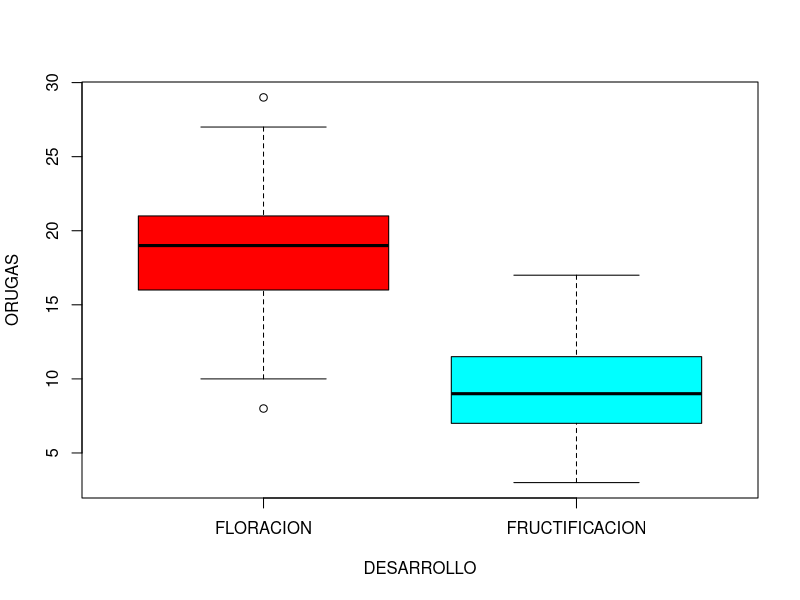
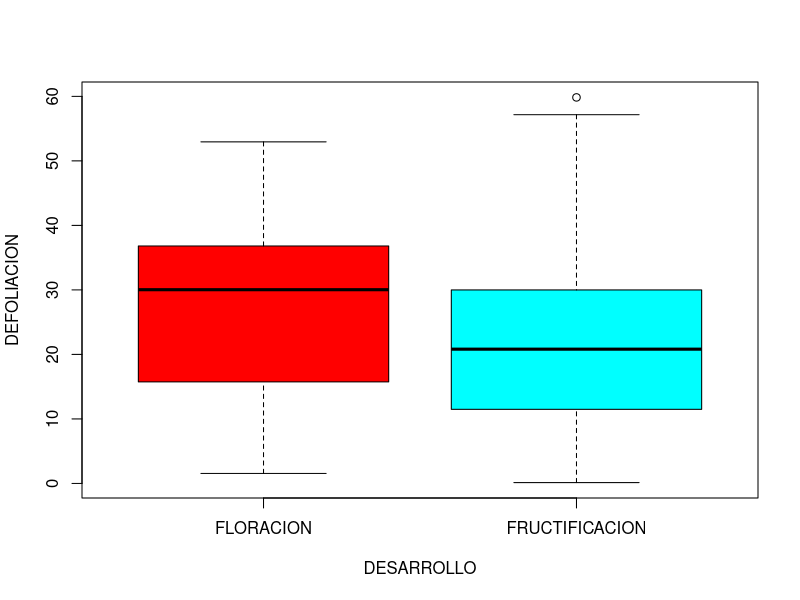
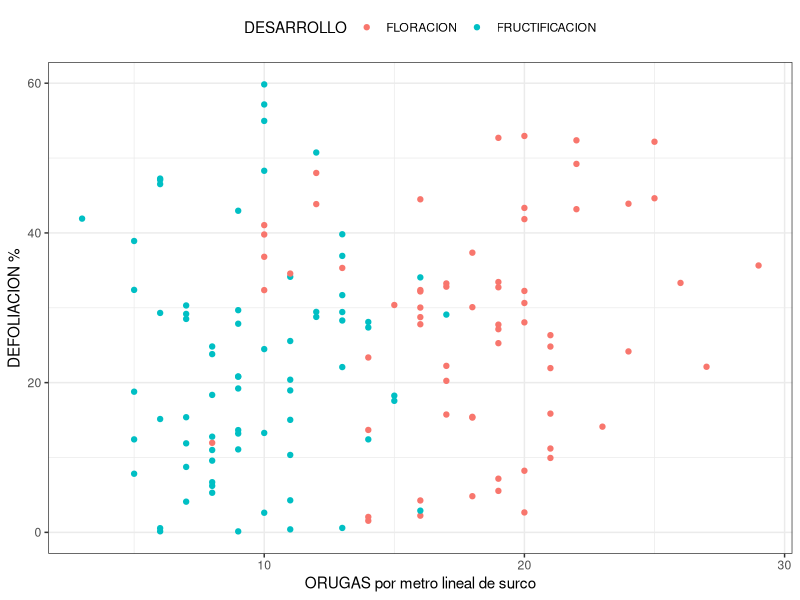
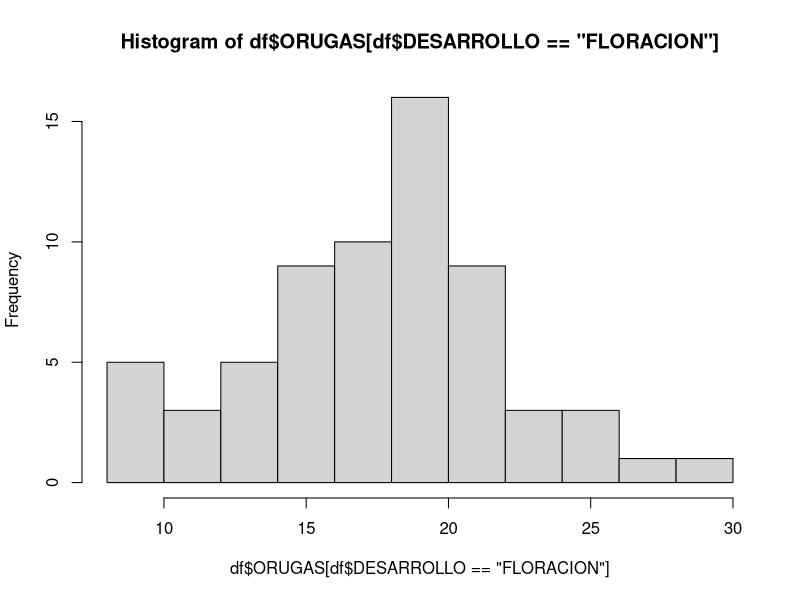
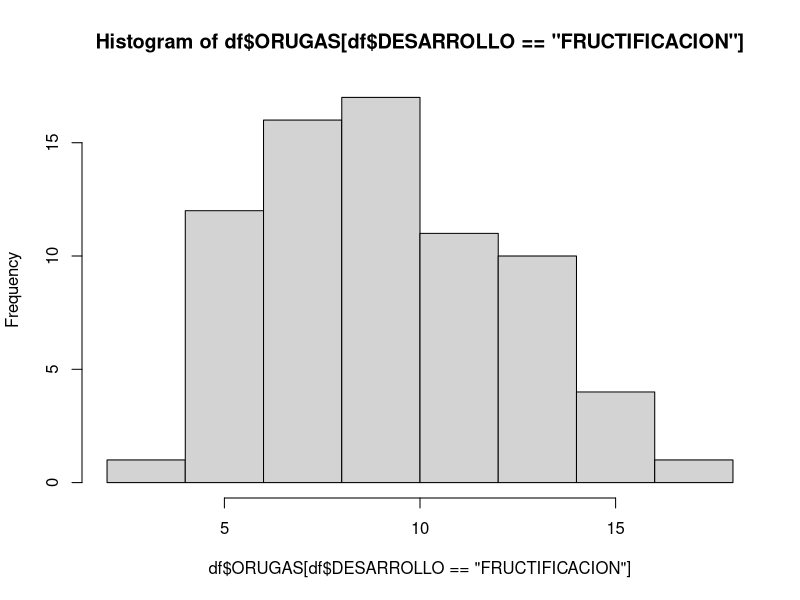
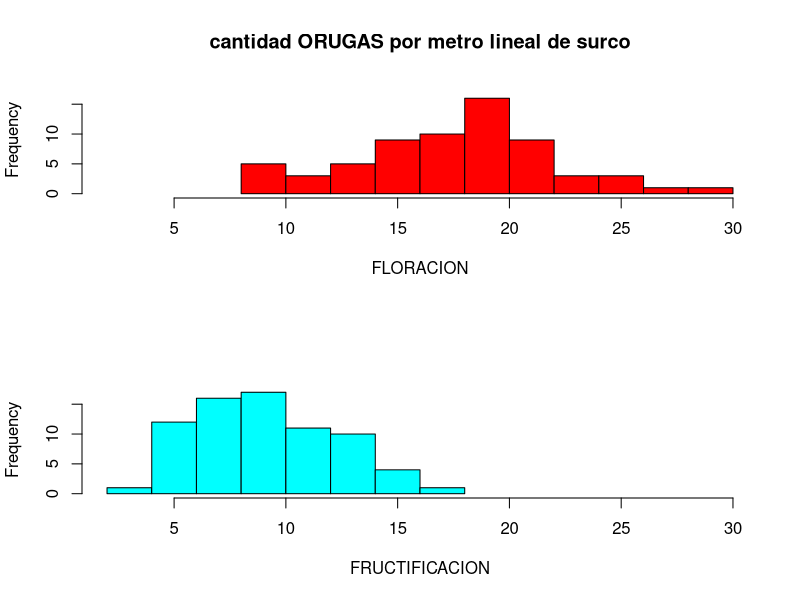
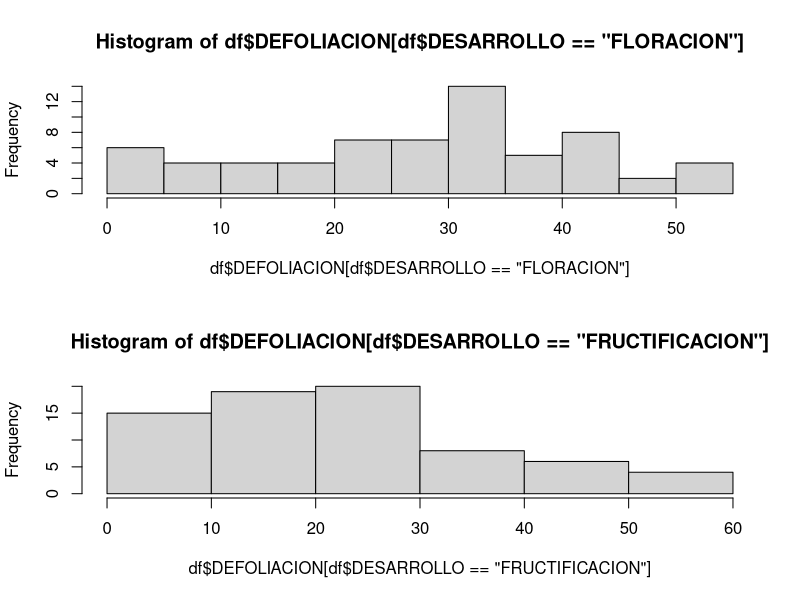
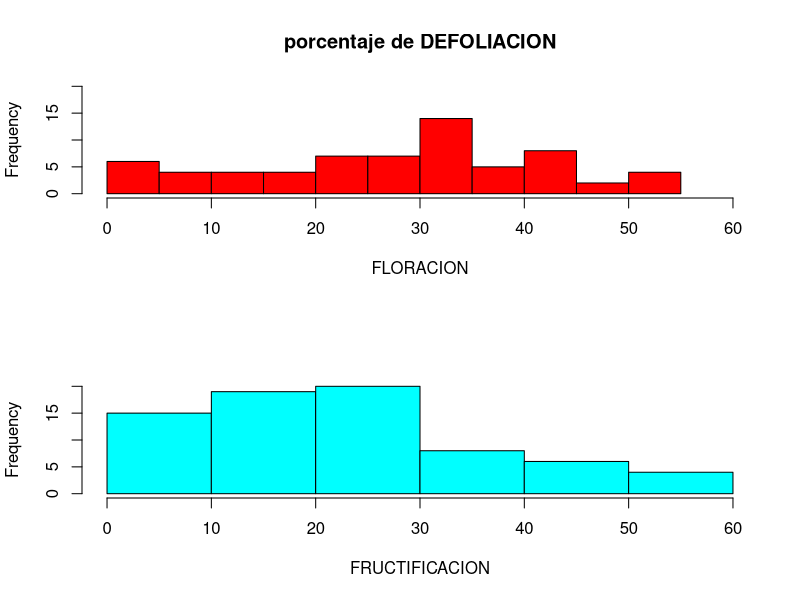

Generate these figures, in order, with R:
# Title     : Trabajo Integrador
# Created by: leandro
# Created on: 3/11/21

## EJERCICIO 1

# librerias
library(xtable)

# cargamos el archivo csv
if(file.exists('./PlagasSoja.csv')){
  df_raw <- as.data.frame(read.csv('./PlagasSoja.csv'))
} else {
  print('El archivo csv no está en este directorio')
}

# analizamos sus tipos de variables
sapply(df_raw, class)

# antes de corregir los formatos debemos filtrar la variable
# numerica DEFOLIACION, que tiene valores negativos
df <- subset(df_raw, DEFOLIACION >= 0)

# formatos apropiados
df$Productor <- as.character(df$Productor)
df$DESARROLLO <- as.factor(df$DESARROLLO)

# creamos una tabla con medidas resumen apropiadas
# y el codigo latex para su presentacion
orugas <- cbind(
  as.matrix(summary(df$ORUGAS[df$DESARROLLO == 'FLORACION'])),
  as.matrix(summary(df$ORUGAS[df$DESARROLLO == 'FRUCTIFICACION']))
)

colnames(orugas) <- c('FLORACION', 'FRUCTIFICACION')

defoliacion <- cbind(
  as.matrix(summary(df$DEFOLIACION[df$DESARROLLO == 'FLORACION'])),
  as.matrix(summary(df$DEFOLIACION[df$DESARROLLO == 'FRUCTIFICACION']))
)

colnames(defoliacion) <- c('FLORACION', 'FRUCTIFICACION')

print(xtable(orugas,
             type = 'latex',
             caption = 'ORUGAS - medidas resumen',
             label = 'table:summary_orugas'),
      file = 'summary.tex')

print(xtable(defoliacion,
            type = 'latex',
            caption = 'DEFOLIACION - medidas resumen',
            label = 'table:summary_defoliacion'),
      append = TRUE,
      file = 'summary.tex')

# calculamos el coeficiente de variacion para comparar
# con la std dev en una tabla
CV <- apply(df[,c(-1,-2)], 2, function (X){
  cv <- sd(X) / mean(X)
  return(cv)
})

stdDev <- apply(df[,c(-1,-2)], 2, function (X){
  stddev <- sd(X)
  return(stddev)
})

desviacionesStd <- data.frame(stdDev, CV)

print(xtable(desviacionesStd,
             type = 'latex',
             caption = 'Desviacion estandar y sus
               respectivos coeficientes de variacion',
             label = 'table:stdDevs'),
      file = 'stdDevs.tex')

# diagrama caja con bigotes

plot(ORUGAS ~ DESARROLLO,
     data = df,
     col = c('red', 'cyan'))

plot(DEFOLIACION ~ DESARROLLO,
     data = df,
     col = c('red', 'cyan'))

# graficos de dispersion

library(ggplot2)

desarrollo <- as.factor(
  ifelse(df$DESARROLLO == 'FLORACION', 'FLORACION', 'FRUCTIFICACION'))

scatter_df <- data.frame(x = df$ORUGAS, y = df$DEFOLIACION, group = desarrollo)

ggplot(scatter_df, aes(x = x, y = y)) +
  geom_point(aes(colour = group)) +
  scale_color_discrete('DESARROLLO') +
  xlab('ORUGAS por metro lineal de surco') +
  ylab('DEFOLIACION %') +
  theme_bw() +
  theme(legend.position = 'top', legend.justification = 'center')

## histogramas orugas

# 1. creamos los histogramas
hist_flor <- hist(df$ORUGAS[df$DESARROLLO == 'FLORACION'],
     breaks = 8)

hist_fruc <- hist(df$ORUGAS[df$DESARROLLO == 'FRUCTIFICACION'],
                  breaks = 8)

# 2. determinamos el rango del eje x combinados
range(c(hist_flor$breaks, hist_fruc$breaks))

# 3. determinamos el rango del eje y combinados
max(c(hist_flor$counts, hist_fruc$counts))

# preparamos un plot de 3 filas en una columna
par(mfrow = c(2, 1))

# graficamos el histograma floracion
plot(hist_flor,
     col = 'red',
     xlim = c(2, 30),
     ylim = c(0, 18),
     xlab = 'FLORACION',
     main = 'cantidad ORUGAS por metro lineal de surco'
)

# luego el de fructificacion
plot(hist_fruc,
     add = FALSE,
     xlim = c(2, 30),
     ylim = c(0, 18),
     xlab = 'FRUCTIFICACION',
     main = '',
     col = 'cyan')

## histogramas defoliacion

hist_flor <- hist(df$DEFOLIACION[df$DESARROLLO == 'FLORACION'],
                  breaks = 8)

hist_fruc <- hist(df$DEFOLIACION[df$DESARROLLO == 'FRUCTIFICACION'],
                  breaks = 8)

range(c(hist_flor$breaks, hist_fruc$breaks))

max(c(hist_flor$counts, hist_fruc$counts))

par(mfrow = c(2, 1))

plot(hist_flor,
     col = 'red',
     xlim = c(0, 60),
     ylim = c(0, 20),
     xlab = 'FLORACION',
     main = 'porcentaje de DEFOLIACION'
)

plot(hist_fruc,
     add = FALSE,
     xlim = c(0, 60),
     ylim = c(0, 20),
     xlab = 'FRUCTIFICACION',
     main = '',
     col = 'cyan')

## histograma floracion
# es una estupidez
#
#hist_flor_orugas <- hist(dftable[DESARROLLO == 'FLORACION', ORUGAS],
#                         breaks = 8)
#
#hist_flor_defoliacion <- hist(dftable[DESARROLLO == 'FLORACION', DEFOLIACION],
#                         breaks = 8)
#
#range(c(hist_flor_orugas$breaks, hist_flor_defoliacion$breaks))
#
#max(c(hist_flor_orugas$counts, hist_flor_defoliacion$counts))
#
#par(mfrow = c(2, 1))
#
#plot(hist_flor_orugas,
#     col = 'green',
#     xlim = c(0, 55),
#     ylim = c(0, 16),
#     xlab = 'ORUGAS por metro lineal de surco',
#     main = 'FLORACION'
#)
#
#plot(hist_flor_defoliacion,
#     col = 'yellow',
#     xlim = c(0, 55),
#     ylim = c(0, 16),
#     xlab = 'DEFOLIACION, porcentaje',
#     main = ''
#)

## EJERCICIO 2
#
# FLORACION: DEFOLIACION >= 30 & ORUGAS >= 20
# FRUCTIFICACION: DEFOLIACION > 8 & ORUGAS >= 10

# 1. creamos un subconjunto con las condiciones necesarias
# 2. eliminamos las filas NaN (Not a Number) resultantes de
#    no cumplir con las condiciones
# 3. lo convertimos a un tipo data.frame para 4.
# 4. creamos un subconjunto con la variable DESARROLLO de interes
# entonces:

# 4.
aFumigar_floracion <- subset(
  # 3.
  data.frame(
    # 2.
    na.exclude(
      # 1.
      subset(df, DEFOLIACION > 29 & ORUGAS > 19)
    )
  ),
  DESARROLLO == 'FLORACION',
  select = Productor)

aFumigar_fructificacion <- subset(
  data.frame(
    na.exclude(
      subset(df, DEFOLIACION > 8 & ORUGAS > 9)
    )
  ),
  DESARROLLO == 'FRUCTIFICACION',
  select = Productor)

FUMIGACION <- rep(FALSE, dim(df)[1])
df$FUMIGACION <- FUMIGACION

# ningun Productor tiene los dos estados de DESARROLLO
df$FUMIGACION <- is.element(df$Productor, c(
  aFumigar_floracion$Productor,
  aFumigar_fructificacion$Productor))

#####
#install.packages(data.table)
library(data.table)

dftable <- as.data.table(df)

tabla_plantaciones <- dftable[FUMIGACION == TRUE, .N, by = .(DESARROLLO)]

print(xtable(tabla_plantaciones,
             type = 'latex',
             caption = 'Cantidad de plantaciones que deben fumigarse',
             label = 'table:plantacionesAfumigar'),
      file = 'plantaciones.tex')

## EJERCICIO 3
#
# Asumimos Poisson, con lambda = 9

P12 <- 1 - ppois(12, 9)

# para encontrar la proporcion de campos en fructificacion
# donde se encuentran mas de 12 orugas

P12_fruct <- dftable[DESARROLLO == 'FRUCTIFICACION', .N, ORUGAS > 12]

proporcion <- P12_fruct$N[2] / sum(P12_fruct$N)
